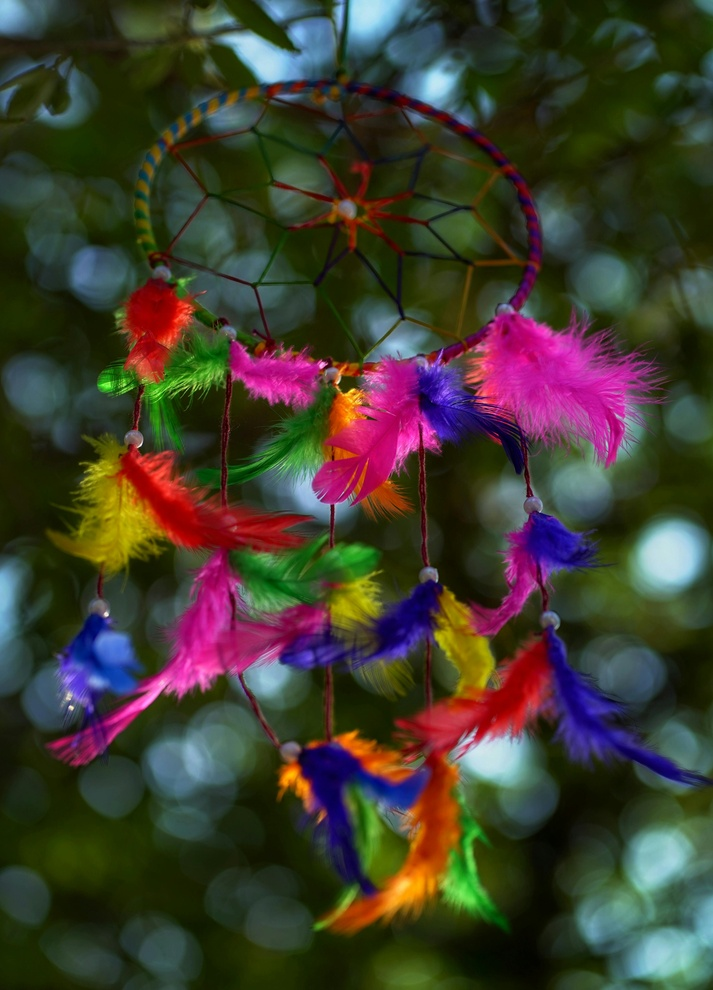
#> input picture colors.jpg, 713 x 990 px, shrunk from 4000 x 5557 before the run
$ python couleurs.py
#> lines starting #> are read from the running program, lines starting #| are printed output that depends on the picture; after the words box and inside, x2 and y2 are one past the last pixel; in counts of white or black regions, pixels touching at a corner belong together
import cv2
import numpy as np
import matplotlib.pyplot as plt

# === Charger l'image ===
image = cv2.imread("colors.jpg")  #  chemin de l'image
#> image is the input picture: shape (990, 713, 3); mean B, G, R 47.2, 60.4, 64.6
hsv = cv2.cvtColor(image, cv2.COLOR_BGR2HSV)
#> hsv: shape (990, 713, 3); mean H, S, V 63.9, 167.2, 83

# === Définir les plages HSV pour chaque couleur ===

# Rouge
lower_red1 = np.array([0, 120, 70])
upper_red1 = np.array([10, 255, 255])
lower_red2 = np.array([170, 120, 70])
upper_red2 = np.array([180, 255, 255])

# Vert
lower_green = np.array([36, 50, 70])
upper_green = np.array([89, 255, 255])

# Bleu
lower_blue = np.array([90, 50, 70])
upper_blue = np.array([128, 255, 255])

# === Créer les masques ===
mask_red = cv2.inRange(hsv, lower_red1, upper_red1) | cv2.inRange(hsv, lower_red2, upper_red2)
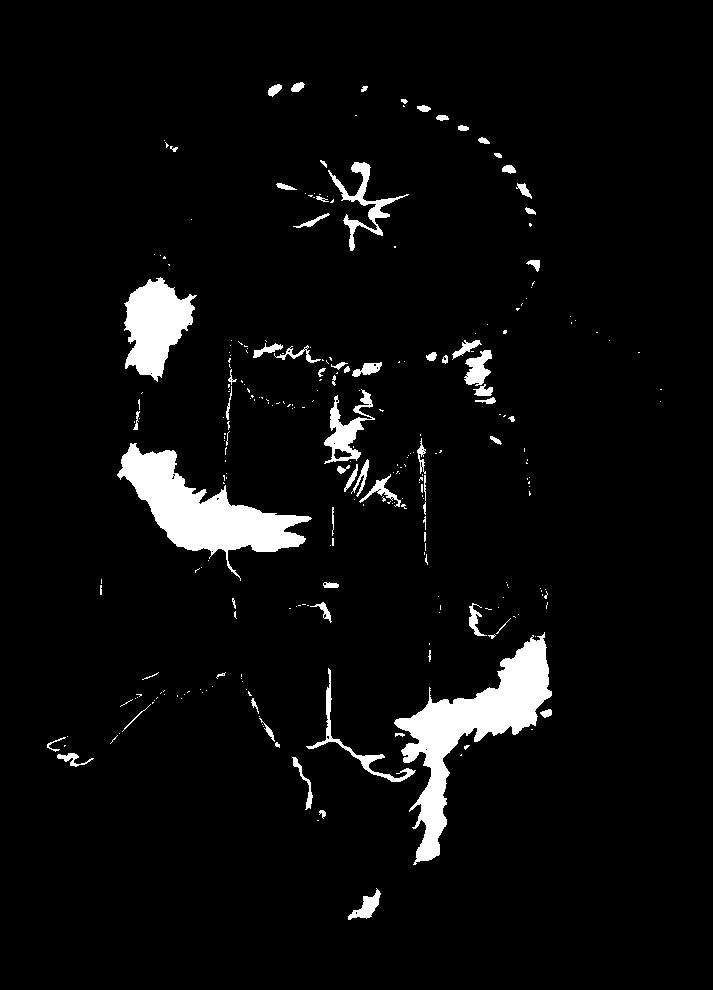
#> mask_red: shape (990, 713); 4.8% white; 276 white regions (206 under 20 px), largest, box (x1, y1, x2, y2) and area: (394, 632, 552, 865) 10258, (117, 443, 312, 581) 9099, (124, 277, 197, 382) 4513
mask_green = cv2.inRange(hsv, lower_green, upper_green)
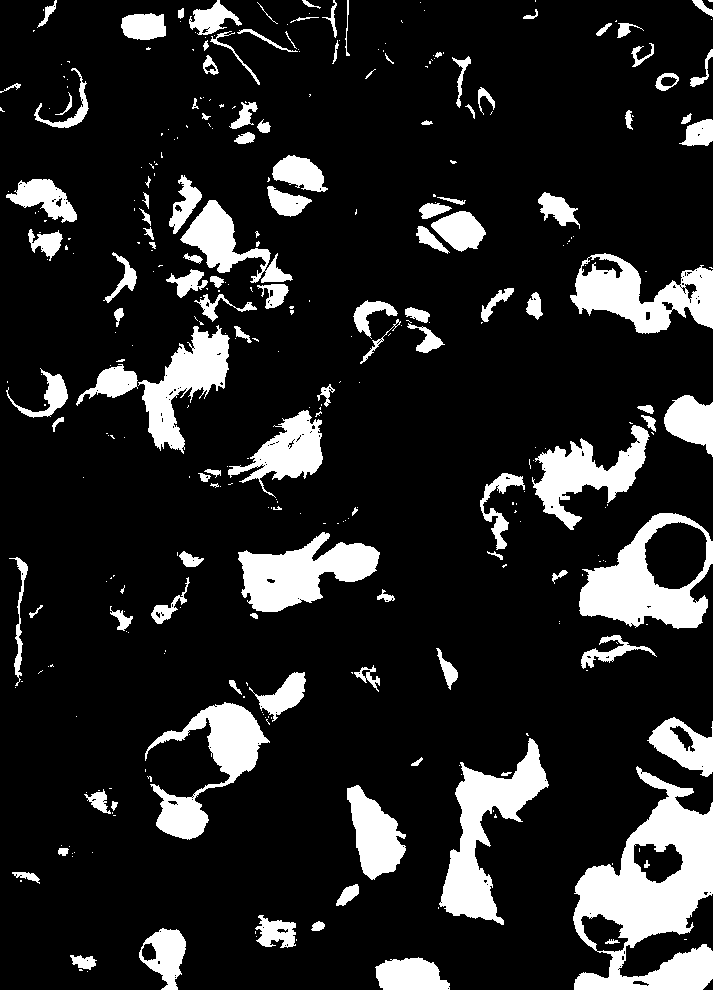
#> mask_green: shape (990, 713); 14.8% white; 345 white regions (223 under 20 px), largest, box (x1, y1, x2, y2) and area: (573, 766, 713, 990) 15552, (439, 738, 549, 925) 7260, (579, 513, 713, 629) 7169
mask_blue = cv2.inRange(hsv, lower_blue, upper_blue)
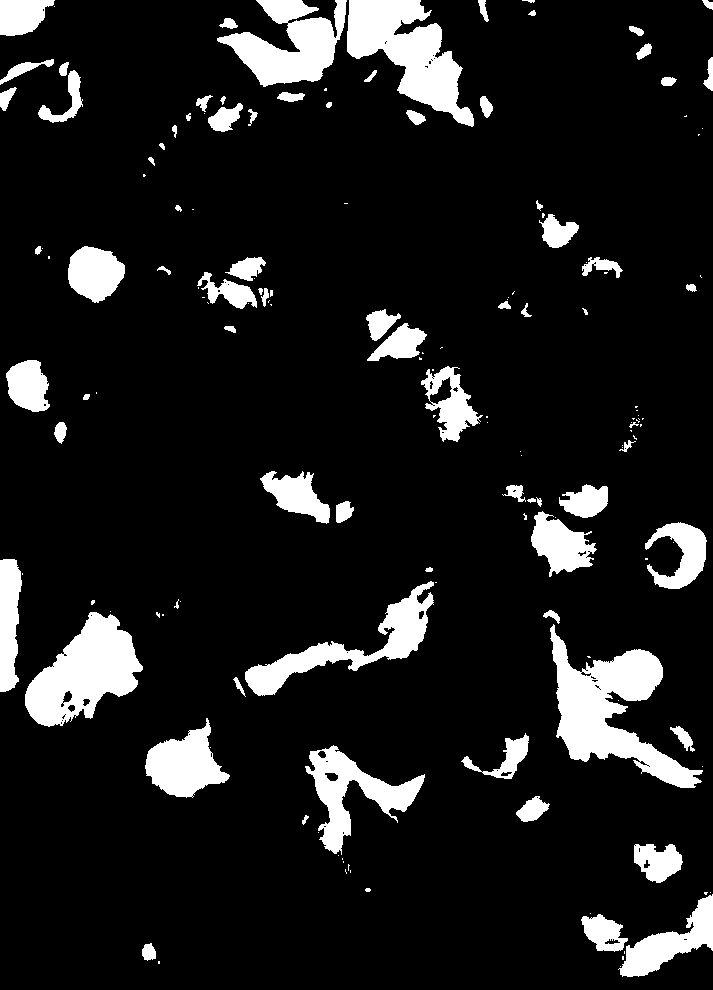
#> mask_blue: shape (990, 713); 11.2% white; 158 white regions (78 under 20 px), largest, box (x1, y1, x2, y2) and area: (550, 624, 703, 788) 9581, (347, 0, 474, 127) 7683, (25, 612, 143, 727) 7497

# === Appliquer les masques ===
res_red = cv2.bitwise_and(image, image, mask=mask_red)
res_green = cv2.bitwise_and(image, image, mask=mask_green)
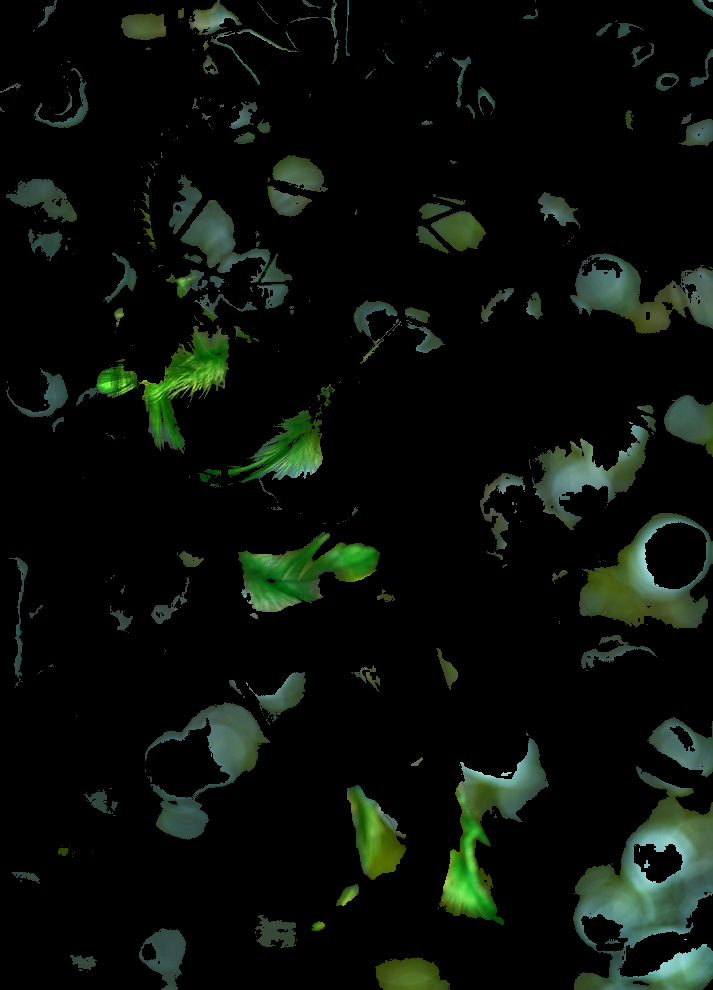
#> res_green: shape (990, 713, 3); mean B, G, R 9.7, 15, 9.6
res_blue = cv2.bitwise_and(image, image, mask=mask_blue)
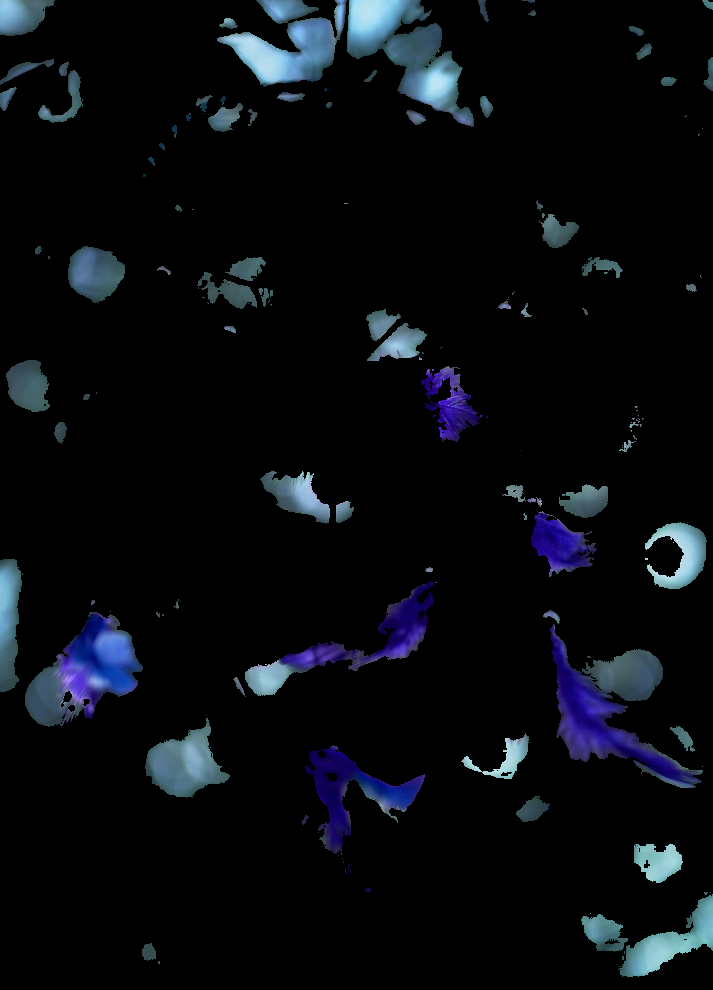
#> res_blue: shape (990, 713, 3); mean B, G, R 15.2, 10.9, 8.3

# === Affichage avec matplotlib /// avec Réglage de la taille de la fenêtre ===
plt.figure(figsize=(11, 7))

# Image originale
plt.subplot(2, 2, 1)
plt.imshow(cv2.cvtColor(image, cv2.COLOR_BGR2RGB))
plt.title("Image de Référence")
plt.axis("off")

# Rouge détecté
plt.subplot(2, 2, 2)
plt.imshow(cv2.cvtColor(res_red, cv2.COLOR_BGR2RGB))
plt.title("Rouge détecté")
plt.axis("off")

# Vert détecté
plt.subplot(2, 2, 3)
plt.imshow(cv2.cvtColor(res_green, cv2.COLOR_BGR2RGB))
plt.title("Vert détecté")
plt.axis("off")

# Bleu détecté
plt.subplot(2, 2, 4)
plt.imshow(cv2.cvtColor(res_blue, cv2.COLOR_BGR2RGB))
plt.title("Bleu détecté")
plt.axis("off")

plt.tight_layout()
plt.show()
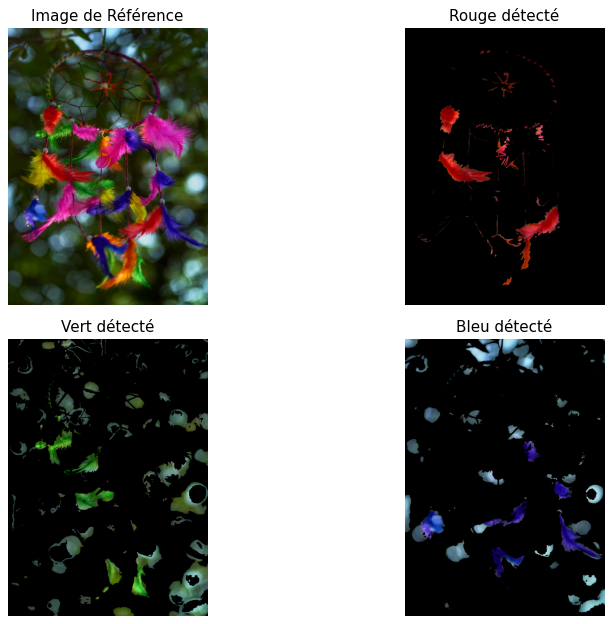
#> figure drawn by matplotlib, 4 panels
